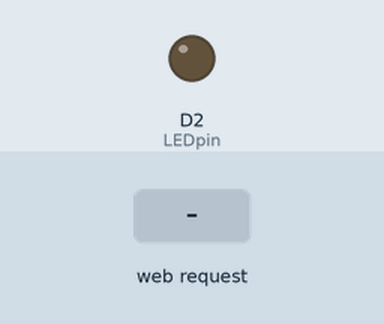
This sketch was run on a simulated ESP8266 (NodeMCU). Shown: output pins drawn as LEDs (lit = HIGH). Inputs (shaded band) come from the test bench. What the sketch prints to the serial monitor is not drawn.

Above: at 1.3 s.
1.4 s: HTTP request GET /ledon received
At 2.6 s:
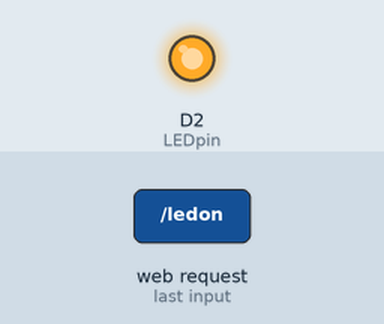
2.9 s: HTTP request GET / received
At 3.7 s:
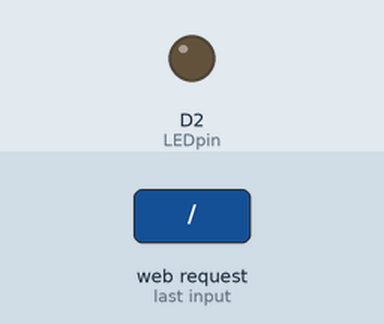
Timing chart, 0 to 5.9 s (numbered marks = the images above; inputs shaded):
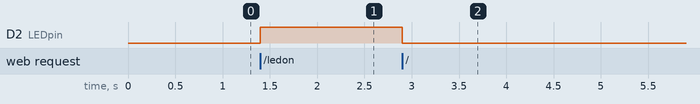

Measured:
- after the input at 1.4 s, D2 (LEDpin): LOW → HIGH at once
- after the input at 2.9 s, D2 (LEDpin): HIGH → LOW at once

The sketch:

abcdefg.ino
```cpp
#include <ESP8266WiFi.h>
#include <ESP8266WebServer.h>

/* Put your SSID & Password */
const char* ssid = "Realme";  // Enter SSID here
const char* password = "987654321";  //Enter Password here

/* Put IP Address details */
IPAddress local_ip(192,168,2,1);
IPAddress gateway(192,168,2,1);
IPAddress subnet(255,255,255,0);

ESP8266WebServer server(80);

uint8_t LEDpin = D2;
bool LEDstatus = LOW;

void setup() {
  Serial.begin(9600);
  pinMode(LEDpin, OUTPUT);

  WiFi.softAP(ssid, password);
  WiFi.softAPConfig(local_ip, gateway, subnet);
  delay(100);

  server.on("/", handle_OnConnect);
  server.on("/ledon", handle_ledon);
  server.on("/ledoff", handle_ledoff);
  server.onNotFound(handle_NotFound);

  server.begin();
  Serial.println("HTTP server started");
}
void loop() {
  server.handleClient();
  if(LEDstatus)
  digitalWrite(LEDpin, HIGH);
  else
  digitalWrite(LEDpin, LOW);
}

void handle_OnConnect() {
  LEDstatus = LOW;
  server.send(200, "text/html", SendHTML(false));
}

void handle_ledon() {
  LEDstatus = HIGH;
  server.send(200, "text/html", SendHTML(true));
}

void handle_ledoff() {
  LEDstatus = LOW;
  server.send(200, "text/html", SendHTML(false));
}

void handle_NotFound(){
  server.send(404, "text/plain", "Not found");
}

String SendHTML(uint8_t led){
  String ptr = "<!DOCTYPE html>\n";
  ptr +="<html>\n";
  ptr +="<head>\n";
  ptr +="<title>LED Control</title>\n";
  ptr +="</head>\n";
  ptr +="<body>\n";
  ptr +="<h1>LED</h1>\n";
  ptr +="<p>Click to switch LED on and off.</p>\n";
  ptr +="<form method=\"get\">\n";
  if(led)
  ptr +="<input type=\"button\" value=\"LED OFF\" onclick=\"window.location.href='/ledoff'\">\n";
  else
  ptr +="<input type=\"button\" value=\"LED ON\" onclick=\"window.location.href='/ledon'\">\n";
  ptr +="</form>\n";
  ptr +="</body>\n";
  ptr +="</html>\n";
  return ptr;
}
```
